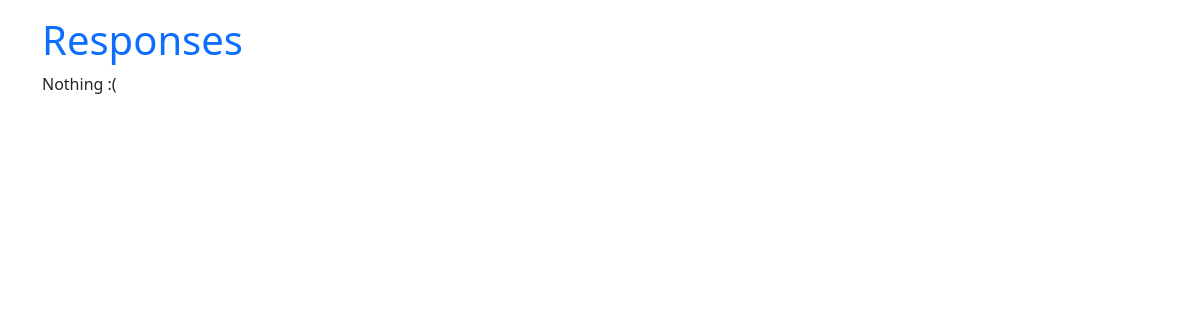
Page /companies/jobs/responses.php?id=1 on the earlier database version.
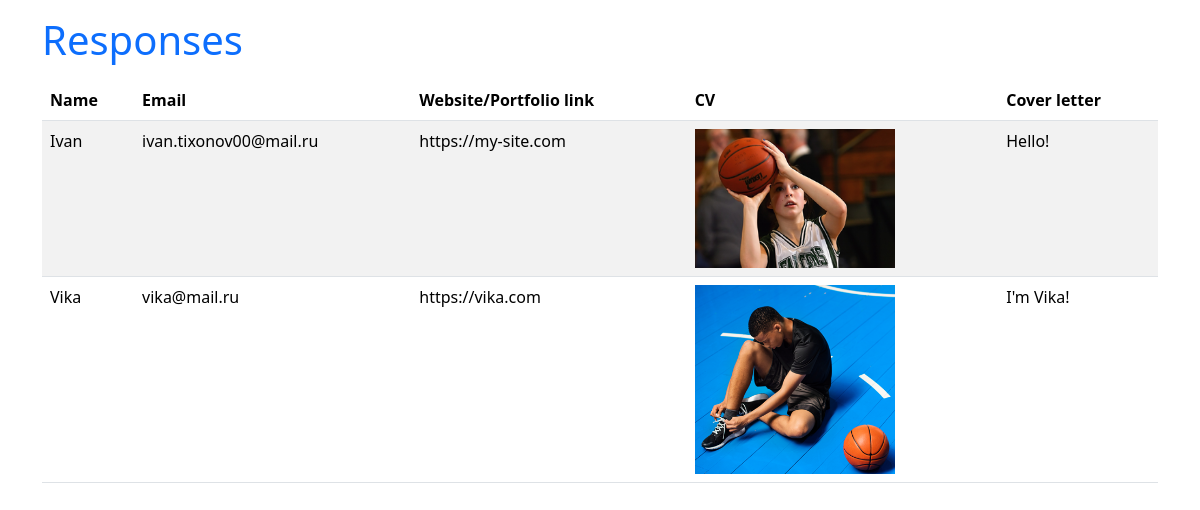
Same page on the later database version.
### tables this page shows
CREATE TABLE `responses` (
  `id` int NOT NULL,
  `name` varchar(255) NOT NULL,
  `email` varchar(255) NOT NULL,
  `url` varchar(255) NOT NULL,
  `CV` varchar(255) NOT NULL,
  `cover_letter` text NOT NULL,
  `job_id` int NOT NULL
);

### companies/jobs/responses.php (the view, shortened to what this page needs)
<?php
$pdo = require_once $_SERVER['DOCUMENT_ROOT'] . '/db.php';
$stmt = $pdo->prepare("SELECT * FROM responses WHERE job_id = ?");
$stmt->execute([$_GET['id'] ?? '']);
$responses = $stmt->fetchAll();
?>
<!doctype html>
<html lang="en">
<head>
    <link href="https://cdn.jsdelivr.net/npm/bootstrap@5.3.3/dist/css/bootstrap.min.css" rel="stylesheet"
>
</head>
<body>
<div class="container mt-3">
    <h1 class="text-primary">Responses</h1>
    <?php if ($responses): ?>
        <table class="table table-striped mt-3">
            <thead>
            <tr>
                <th scope="col">Name</th>
                <th scope="col">Email</th>
                <th scope="col">Website/Portfolio link</th>
                <th scope="col">CV</th>
                <th scope="col">Cover letter</th>
            </tr>
            </thead>
            <tbody>
            <?php foreach ($responses as $response): ?>
                <tr>
                    <td><?= $response['name'] ?></td>
                    <td><?= $response['email'] ?></td>
                    <td><?= $response['url'] ?></td>
                    <td><img src="<?= $response['CV'] ?>" alt="" width="200"></td>
                    <td><?= $response['cover_letter'] ?></td>
                </tr>
            <?php endforeach; ?>
            </tbody>
        </table>
    <?php else: ?>
        <p>Nothing :(</p>
    <?php endif; ?>
</div>
</body>
</html>

Differences in the rows shown:
added responses: name "Ivan", email "ivan.tixonov00@mail.ru", url "https://my-site.com", CV (picture), cover_letter "Hello!"
added responses: name "Vika", email "vika@mail.ru", url "https://vika.com", CV (picture), cover_letter "I'm Vika!"
Other differences:
text no longer shown: "Nothing :("
text now shown: "Name Email Website/Portfolio link CV Cover letter"
